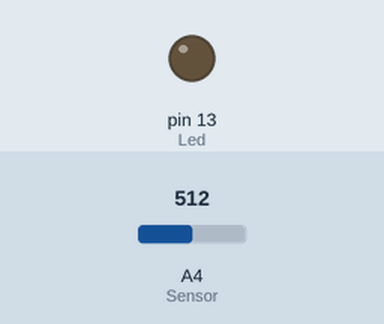
Recording of a sketch running on a simulated Arduino Uno, built with avr-gcc and run on an emulated ATmega328P. Parts: output pins drawn as LEDs (lit = HIGH). The inputs (shaded band) are chosen by the test bench; at power-on: A4 (Sensor) = 512.

Above: at 1.2 s.
1.3 s: A4 (Sensor) set to 740
2.8 s: A4 (Sensor) set to 768
At 3.5 s:
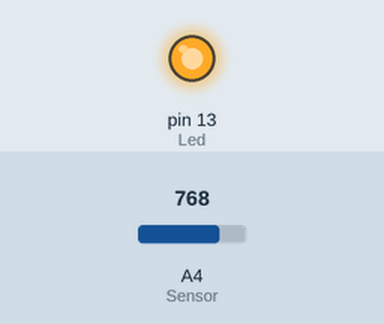
4.3 s: A4 (Sensor) set to 716
At 4.6 s:
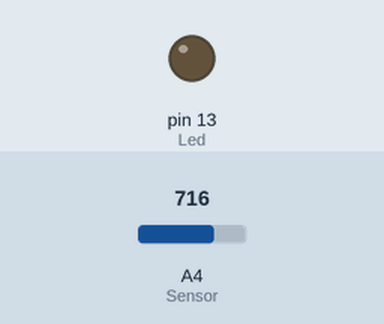
5.8 s: A4 (Sensor) set to 760
At 7.0 s:
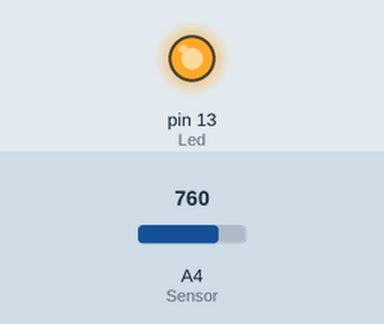
Timing chart, 0 to 8.3 s (numbered marks = the images above; inputs shaded):
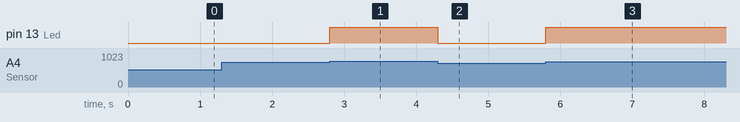

Measured:
- the behaviour switches between 750 and 751 on A4 (Sensor) (found by bisection; images 0 and 1)
- after the input at 1.3 s, every drawn part: stays the same
- after the input at 2.8 s, pin 13 (Led): LOW → HIGH at once
- after the input at 4.3 s, pin 13 (Led): HIGH → LOW at once
- after the input at 5.8 s, pin 13 (Led): LOW → HIGH at once

The sketch:

SensorLuminosidade.ino
```cpp
int Led = 13;
int Sensor = A4;
int valorLuz = 0;

void setup() {
  pinMode(Led,OUTPUT);
  pinMode(Sensor,INPUT);
}
void loop() {
  valorLuz = analogRead(Sensor);
  Serial.println(valorLuz);
  if(valorLuz>750){
    digitalWrite(Led,HIGH);
  }else{
    digitalWrite(Led,LOW);
  }
}
```
